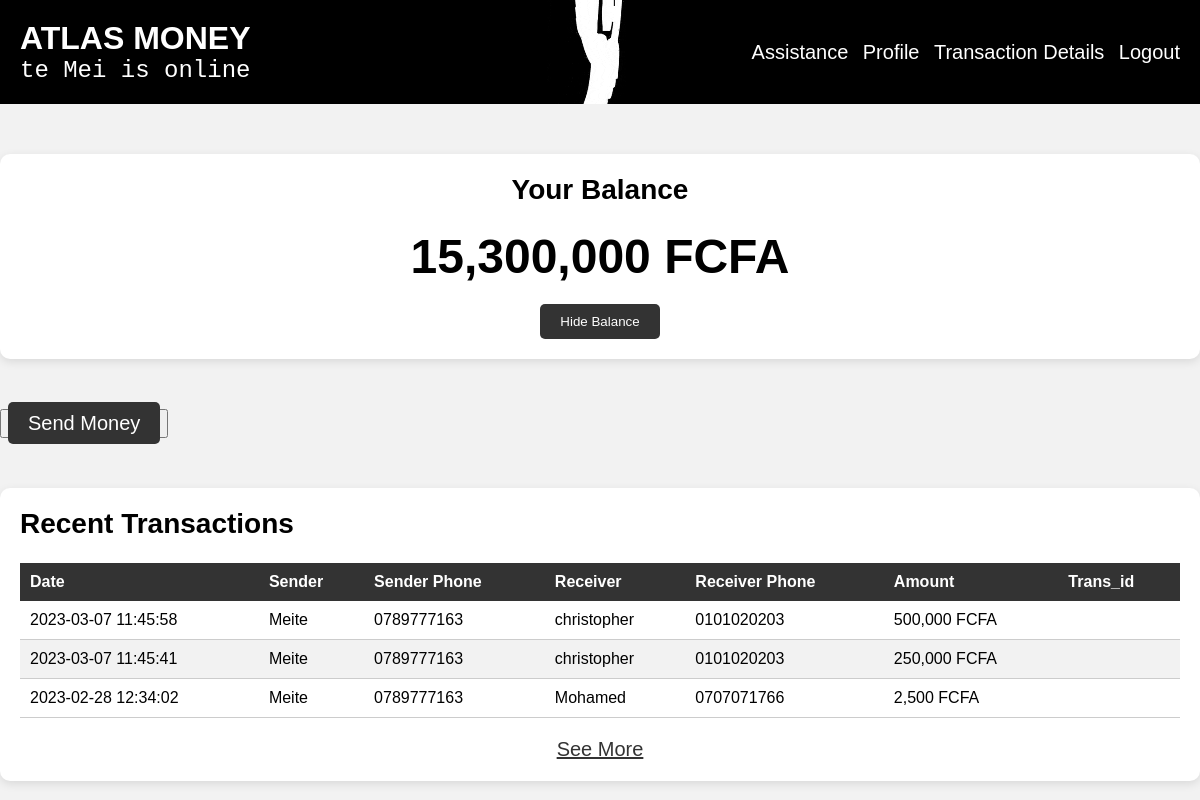
Before: /atlasmoney.php (signed in) with the older database file.
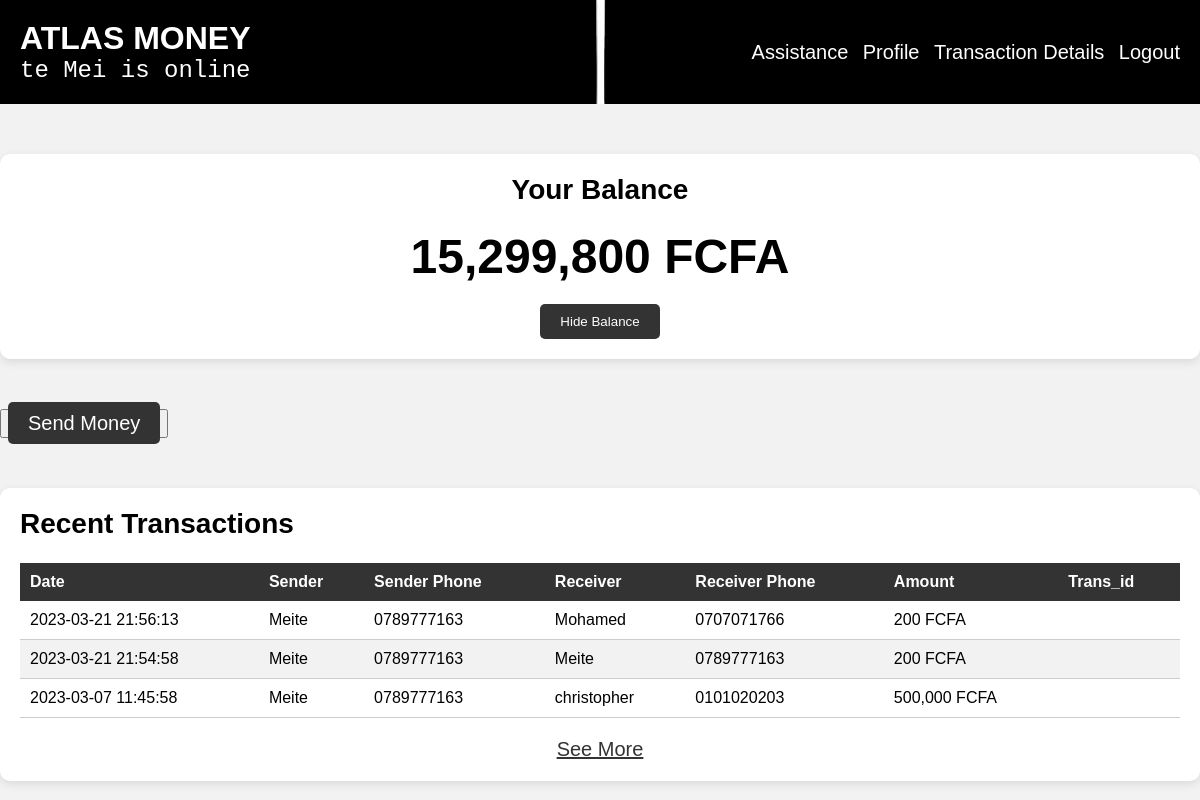
After: the same page with the newer database file.
### tables this page shows
CREATE TABLE `atlasin` (
  `id` int(11) UNSIGNED NOT NULL,
  `name` text NOT NULL,
  `email` varchar(100) NOT NULL,
  `phone` varchar(10) NOT NULL,
  `password` int(4) NOT NULL,
  `balance` int(11) NOT NULL
);

CREATE TABLE `transaction` (
  `transaction_id` int(11) NOT NULL,
  `sender` varchar(111) NOT NULL,
  `receiver` varchar(111) NOT NULL,
  `timestamp` timestamp NOT NULL DEFAULT current_timestamp() ON UPDATE current_timestamp(),
  `amount` int(11) NOT NULL
);

### atlasmoney.php (the view, shortened to what this page needs)
<?php
if (isset($_SESSION['id']) && isset($_SESSION['phone'])) {
	require_once "db_connect.php";
	$userId = $_SESSION['id'];
	$query = "SELECT balance FROM atlasin WHERE id = '$userId'";
	$result = mysqli_query($conn, $query);
	$balance = mysqli_fetch_assoc($result)['balance'];
	$query = "SELECT t.timestamp, a1.name AS sender_name, a1.phone AS sender_phone, a2.name AS receiver_name, a2.phone AS receiver_phone,(t.amount - t.fees) as amount , t.transaction_number as trans_id
	FROM transaction t
	JOIN atlasin a1 ON t.sender = a1.id
	JOIN atlasin a2 ON t.receiver = a2.id
	WHERE t.sender = '$userId' OR t.receiver = '$userId'
	ORDER BY t.timestamp DESC
	LIMIT 3";
	$result = mysqli_query($conn, $query);
?>
	<!DOCTYPE html>
	<html>
	<head>
		<link rel="stylesheet" type="text/css" href="atlas.css">
	</head>
	<body>
		<header>
			<div class="left-side">
				<h1>
					<span class="ATLAS">ATLAS</span>
					<span class="MONEY">MONEY</span>
				</h1>
				<p id="name">Welcome, <span></span>
				</p>
			</div>
			<div class="right-side">
				<a href="assistance.html">Assistance</a>
				<a href="updateProfile.php">Profile</a>
				<a href="transactionDetail.php">Transaction Details</a>
				<a href="logout.php">Logout</a>
			</div>
		</header>
		<main>
			<div class="container">
				<div class="balance-section">
					<h2>Your Balance</h2>
					<p class="amount"> <?php echo number_format($balance, 0, '', ','); ?> FCFA</p>
					<button id="toggle-balance" onclick="toggleBalance()">Hide Balance</button>
				</div>
				<button class="send-money-button"><a href="SendMoney.php">Send Money</a></button>
				<div class="transactions-section">
					<h2>Recent Transactions</h2>
					<table>
						<thead>
							<tr>
								<th>Date</th>
								<th>Sender</th>
								<th>Sender Phone</th>
								<th>Receiver</th>
								<th>Receiver Phone</th>
								<th>Amount</th>
								<th>Trans_id</th>
							</tr>
						</thead>
						<tbody>
							<?php while ($row = mysqli_fetch_assoc($result)) { ?>
								<tr>
									<td><?php echo $row['timestamp']; ?></td>
									<td><?php echo $row['sender_name']; ?></td>
									<td><?php echo $row['sender_phone']; ?></td>
									<td><?php echo $row['receiver_name']; ?></td>
									<td><?php echo $row['receiver_phone']; ?></td>
									<td><?php echo number_format($row['amount'], 0, '', ','); ?> FCFA</td>
									<td><?php echo $row['trans_id']; ?></td>
                    </tr>
							<?php } ?>
						</tbody>
					</table>
					<a href="transactionDetail.php">See More</a>
				</div>
			</div>
		</main>
	</body>
	</html>
<?php
} else {
	header("Location: index.php");
	exit();
}
?>

Changed rows visible on the page:
no longer on this page (row unchanged): transaction: timestamp "2023-03-07 11:45:41", atlasin.name "Meite", atlasin.phone "0789777163", atlasin.name "christopher", atlasin.phone "0101020203", amount "250,000"
no longer on this page (row unchanged): transaction: timestamp "2023-02-28 12:34:02", atlasin.name "Meite", atlasin.phone "0789777163", atlasin.name "Mohamed", atlasin.phone "0707071766", amount "2,500"
changed atlasin: balance "15,300,000" → "15,299,800"
added transaction: timestamp "2023-03-21 21:56:13", atlasin.name "Meite", atlasin.phone "0789777163", atlasin.name "Mohamed", atlasin.phone "0707071766", amount "200"
added transaction: timestamp "2023-03-21 21:54:58", atlasin.name "Meite", atlasin.phone "0789777163", amount "200"
